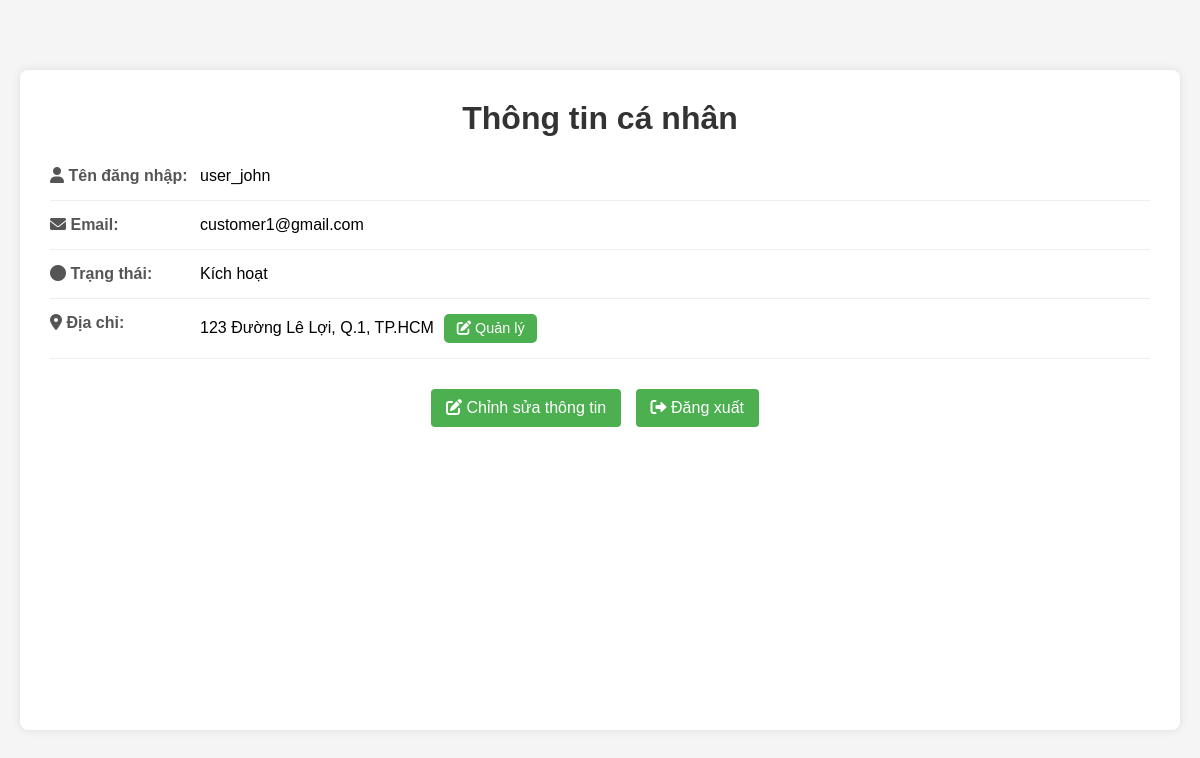
/user/user_site.php (signed in), run on the app's committed database.
### tables this page shows
CREATE TABLE users
(
  id INT NOT NULL AUTO_INCREMENT,
  email VARCHAR(100) NOT NULL,
  password VARCHAR(255) NOT NULL,
  status char(10) NOT NULL DEFAULT 'UNLOCK',
  username VARCHAR(50) NOT NULL,
  created_at TIMESTAMP DEFAULT CURRENT_TIMESTAMP,
  updated_at TIMESTAMP DEFAULT CURRENT_TIMESTAMP ON UPDATE CURRENT_TIMESTAMP,
  PRIMARY KEY (id),
  UNIQUE (email),
  UNIQUE (username)
);

CREATE TABLE information_receive
(
  id INT NOT NULL AUTO_INCREMENT,
  address TEXT NOT NULL,
  name VARCHAR(100) NOT NULL,
  phone VARCHAR(20) NOT NULL,
  id_user INT NOT NULL,
  is_default BOOLEAN DEFAULT FALSE,
  created_at TIMESTAMP DEFAULT CURRENT_TIMESTAMP,
  updated_at TIMESTAMP DEFAULT CURRENT_TIMESTAMP ON UPDATE CURRENT_TIMESTAMP,
  PRIMARY KEY (id),
  FOREIGN KEY (id_user) REFERENCES users(id) ON DELETE CASCADE
);

### database/database_sever.php (called while the page is built, shortened)
<?php
    class database_sever{
        private $host = 'localhost';
        private $username = 'root';
        private $password = '';
        public $conn = null;
        public function __construct($db_name="bangiay"){
            $this->db_name = $db_name;
        try {
            $this->conn = new PDO(
                'mysql:host=' . $this->host . ';dbname=' . $this->db_name,
                $this->username,
                $this->password
            );
            $this->conn->setAttribute(PDO::ATTR_ERRMODE, PDO::ERRMODE_EXCEPTION);
            $this->conn->setAttribute(PDO::ATTR_DEFAULT_FETCH_MODE, PDO::FETCH_ASSOC);
            $this->conn->setAttribute(PDO::ATTR_EMULATE_PREPARES, false);
        } catch(PDOException $e) {
            error_log("Connection Error: " . $e->getMessage());
            throw new Exception("Database connection failed");
        }
        }
        public function view_table($string_query,$param=[]){
            try{
                $this->stmt = $this->conn->prepare($string_query);
                $this->stmt->execute($param);
                return $this->stmt->fetchAll();
            } catch(PDOException $e) {
                echo "Lỗi: " . $e->getMessage();
            }
        }
    }
?>

### dao/UserDao.php (called while the page is built, shortened)
<?php
require_once __DIR__ . '/../DTO/UserDTO.php';
require_once __DIR__ . '/../database/database_sever.php';
class UserDao {
    private $db;
    public function __construct() {
        $this->db = new database_sever();
    }
    public function get_by_id($id) {
        $sql = "SELECT * FROM users WHERE id = :id";
        $params = ['id' => $id];
        $result = $this->db->view_table($sql, $params);
        if (!empty($result)) {
            return new UserDTO($result[0]);
        }
        return null;
    }
}
?>

### DTO/UserDTO.php (called while the page is built, shortened)
<?php
class UserDTO {
    public function __construct($data) {
        $this->email = $data['email'] ?? '';
        $this->status = $data['status'] ?? 1;
        $this->username = $data['username'] ?? '';
    }
}?>

### dao/InformationReceiveDao.php (called while the page is built, shortened)
<?php
require_once __DIR__ . '/../DTO/InformationReceiveDTO.php';
require_once __DIR__ . '/../database/database_sever.php';
class InformationReceiveDao {
    private $db;
    public function __construct() {
        $this->db = new database_sever();
    }
    public function get_default_address($userId) {
        $sql = "SELECT * FROM information_receive WHERE id_user = :id_user AND is_default = TRUE LIMIT 1";
        $params = ['id_user' => $userId];
        $result = $this->db->view_table($sql, $params);
        return !empty($result) ? new InformationReceiveDTO($result[0]) : null;
    }
}
?>

### DTO/InformationReceiveDTO.php (called while the page is built, shortened)
<?php
class InformationReceiveDTO {
    public function __construct($data) {
        $this->address = $data['address'] ?? '';
    }
}?>

### user/user_site.php (the view, shortened to what this page needs)
<?php
require_once __DIR__ . '/../DAO/UserDao.php';
require_once __DIR__ . '/../DAO/InformationReceiveDao.php';
$userDao = new UserDao();
$informationReceiveDao = new InformationReceiveDao();
$user_id = $_SESSION['user']['id'];
if (isset($_SESSION['user']['is_admin'])) {
    $user_id = $_GET['user_id'] ?? $user_id;
}
$user = $userDao->get_by_id($user_id);
$addresses = $informationReceiveDao->get_default_address($user_id);
?>
<!DOCTYPE html>
<html lang="vi">
<head>
    <link rel="stylesheet" href="https://cdnjs.cloudflare.com/ajax/libs/font-awesome/6.0.0/css/all.min.css">
    <link rel="stylesheet" href="../style.css">
</head>
<body>
    <div class="profile-container">
        <div class="profile-header">
            <h1 class="profile-title">Thông tin cá nhân</h1>
        </div>
        <div class="profile-info">
            <div class="info-row">
                <span class="label"><i class="fas fa-user"></i> Tên đăng nhập:</span>
                <span class="value"><?php echo htmlspecialchars($user->username); ?></span>
            </div>
            <div class="info-row">
                <span class="label"><i class="fas fa-envelope"></i> Email:</span>
                <span class="value"><?php echo htmlspecialchars($user->email); ?></span>
            </div>
            <div class="info-row">
                <span class="label"><i class="fas fa-circle"></i> Trạng thái:</span>
                <span class="value <?php echo $user->status == 'UNLOCK' ? 'status-active' : 'status-inactive'; ?>">
                    <?php echo $user->status == 'UNLOCK' ? 'Kích hoạt' : 'Vô hiệu hóa'; ?>
                </span>
            </div>
            <div class="info-row">
                <span class="label"><i class="fas fa-map-marker-alt"></i> Địa chỉ:</span>
                <div class="address-container">
                    <span class="address-value">
                        <?php
                        if ($addresses && isset($addresses->address)) {
                            echo htmlspecialchars($addresses->address);
                        } else {
                            echo "<span style='color:#999'>Chưa cập nhật địa chỉ</span>";
                        }
                        ?>
                    </span>
                    <a href="receive.php?user_id=<?php echo $user_id; ?>" class="address-btn">
                        <i class="fas fa-edit"></i> Quản lý
                    </a>
                </div>
            </div>
        </div>
        <div class="action-buttons">
            <a href="edit_user.php?user_id=<?php echo $user_id; ?>" class="btn btn-primary">
                <i class="fas fa-edit"></i> Chỉnh sửa thông tin
            </a>
            <a href="logout.php" class="btn btn-danger">
                <i class="fas fa-sign-out-alt"></i> Đăng xuất
            </a>
        </div>
    </div>
</body>
</html>

### style.css (style rules this page uses)
* { box-sizing: border-box; padding: 0; margin: 0; font-family: 'Lucida Sans', 'Lucida Sans Regular', 'Lucida Grande', 'Lucida Sans Unicode', Geneva, Verdana, sans-serif; }
body { margin: 0; display: flex; grid-template-columns: 250px 1fr; min-height: 100vh; }

### user/user_site.php (style rules this page uses)
:root { --primary-color: #4CAF50; --primary-hover: #45a049; --danger-color: #f44336; --danger-hover: #d32f2f; --text-color: #333; --light-gray: #f5f5f5; --border-color: #ddd; }
body { font-family: Arial, sans-serif; background-color: #f5f5f5; margin: 0; padding: 20px; }
.profile-container { width: 100%; margin: 0 auto; margin: 50px auto; background: white; padding: 30px; border-radius: 8px; box-shadow: 0 0 10px rgba(0,0,0,0.1); }
h1 { text-align: center; color: #333; margin-bottom: 30px; }
.profile-info .info-row { display: flex; margin-bottom: 15px; padding-bottom: 15px; border-bottom: 1px solid #eee; }
.profile-info .label { font-weight: bold; width: 150px; color: #555; }
.profile-info .value { flex: 1; }
.btn { display: inline-block; background-color: #4CAF50; color: white; padding: 10px 15px; border: none; border-radius: 4px; cursor: pointer; font-size: 16px; text-decoration: none; text-align: center; margin-right: 10px; }
.action-buttons { margin-top: 30px; text-align: center; }
.address-container { display: flex; align-items: center; gap: 10px; }
.address-value { flex: 1; min-width: 200px; }
.address-btn { padding: 0.4rem 0.8rem; border-radius: 5px; background-color: var(--primary-color); color: white; text-decoration: none; font-size: 0.9rem; transition: all 0.3s; }

### data on the page
users: username "user_john", email "customer1@gmail.com"
information_receive: address "123 Đường Lê Lợi, Q.1, TP.HCM"
